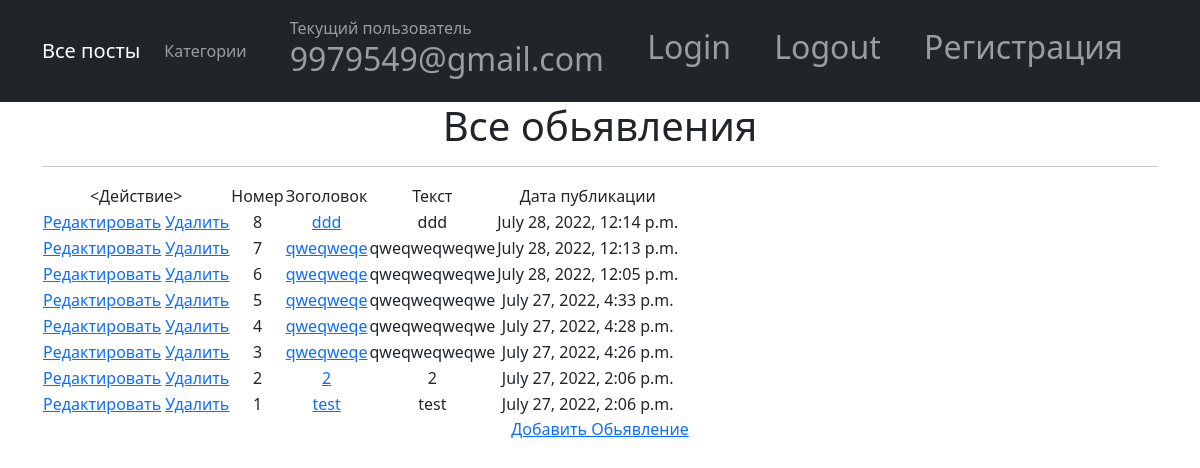
Screenshot of /posts/ (signed in) with the database file from the repository.
### main/models.py (models this page shows, shortened)
class Post(models.Model):
    author = models.ForeignKey("Author", on_delete=models.CASCADE)
    time_in = models.DateTimeField(auto_now_add=True)
    header = models.CharField(max_length=128, default="")
    text = models.TextField(null = True)
    category = models.ForeignKey("Category", on_delete=models.CASCADE)

### main/views.py (the view)
# urls.py: path('', PostsList.as_view()),
class PostsList(ListView):
     model = Post
     template_name = 'posts.html'
     context_object_name = 'posts'
     queryset = Post.objects.order_by('-id')
     paginate_by = 12
     form_class = PostForm

### templates/posts.html (shortened to what this page needs)
{% extends 'flatpages/default.html' %}
{% block content %}
    <h1>Все обьявления</h1>
    <hr>
    {% if posts %}
        <table>
            <tr>
                 <td>
                    <Действие></Действие>
                </td>
                <td>
                    Номер
                </td>
                <td>
                    Зоголовок
                </td>
                <td>
                    Текст
                </td>
                <td>
                    Дата публикации
                </td>
            </tr>
        {%  for post in posts %}
            <tr>
                <td>
            <a href="{% url 'posts_update' post.id %}"><u>Редактировать</u></a>
            <a href="{% url 'posts_delete' post.id %}"><u> Удалить </u></a>
                </td>
                <td>
                    {{ post.id}}
                </td>
                <td>
                     <a href="{% url 'posts_detail' post.id %}">{{post.header }}</a>
                </td>
                <td>
                   {{ post.text}}
                </td>
                <td>
                    {{ post.time_in}}
                </td>
            </tr>
        {% endfor %}
        </table>
    {% else %}
        <h2>Новостей нет!</h2>
    {% endif %}
<a href="{% url 'posts_create' %}">Добавить Обьявление</a> <br>
{% endblock content %}

### templates/flatpages/default.html (shortened to what this page needs)
<!DOCTYPE html>
{% load static %}
<html lang="en">
    <head>
        <link href="{% static 'css/styles.css' %}" rel="stylesheet" />
    </head>
    <body>
        <nav class="navbar navbar-expand-lg navbar-dark bg-dark static-top">
   <div class="container">
       <a class="navbar-brand" href="/posts/">Все посты</a>
       <div class="collapse navbar-collapse" id="navbarResponsive">
           <ul class="navbar-nav ml-auto">
               <li class="nav-item active">
                   <a class="nav-link" href="/posts/category">Категории
                   </a>
               </li>
           </ul>
       </div>
       <div class="collapse navbar-collapse" id="navbarResponsive">
           <ul class="navbar-nav ml-auto">
               <li class="nav-item active">
                   <a class="nav-link" href="/posts/user">  Текущий пользователь <h2> {{request.user.username}} </h2>
                   </a>
               </li>
           </ul>
       </div>
       <div class="collapse navbar-collapse" id="navbarResponsive">
           <ul class="navbar-nav ml-auto">
               <li class="nav-item active">
                   <a class="nav-link" href="/posts/login/">   <h2> Login </h2>
                   </a>
               </li>
           </ul>
       </div>
        <div class="collapse navbar-collapse" id="navbarResponsive">
           <ul class="navbar-nav ml-auto">
               <li class="nav-item active">
                   <a class="nav-link" href="/posts/logout/">   <h2> Logout </h2>
                   </a>
               </li>
           </ul>
       </div>
       <div class="collapse navbar-collapse" id="navbarResponsive">
           <ul class="navbar-nav ml-auto">
               <li class="nav-item active">
                   <a class="nav-link" href="/posts/signup">   <h2> Регистрация </h2>
                   </a>
               </li>
           </ul>
       </div>
     </div>
</nav>
        <div class="container">
   <div class="row">
       <div class="col-lg-12 text-center">
           {% block content %}{% endblock content %}
       </div>
   </div>
</div>
    </body>
</html>

### rows the page displays
Post: id "8", header "ddd", text "ddd", time_in "July 28, 2022, 12:14 p.m."
Post: id "7", header "qweqweqe", text "qweqweqweqwe", time_in "July 28, 2022, 12:13 p.m."
Post: id "6", header "qweqweqe", text "qweqweqweqwe", time_in "July 28, 2022, 12:05 p.m."
Post: id "5", header "qweqweqe", text "qweqweqweqwe", time_in "July 27, 2022, 4:33 p.m."
Post: id "4", header "qweqweqe", text "qweqweqweqwe", time_in "July 27, 2022, 4:28 p.m."
Post: id "3", header "qweqweqe", text "qweqweqweqwe", time_in "July 27, 2022, 4:26 p.m."
Post: id "2", header "2", text "2", time_in "July 27, 2022, 2:06 p.m."
Post: id "1", header "test", text "test", time_in "July 27, 2022, 2:06 p.m."

### other values shown
{{ request.user.username }} "9979549@gmail.com"
